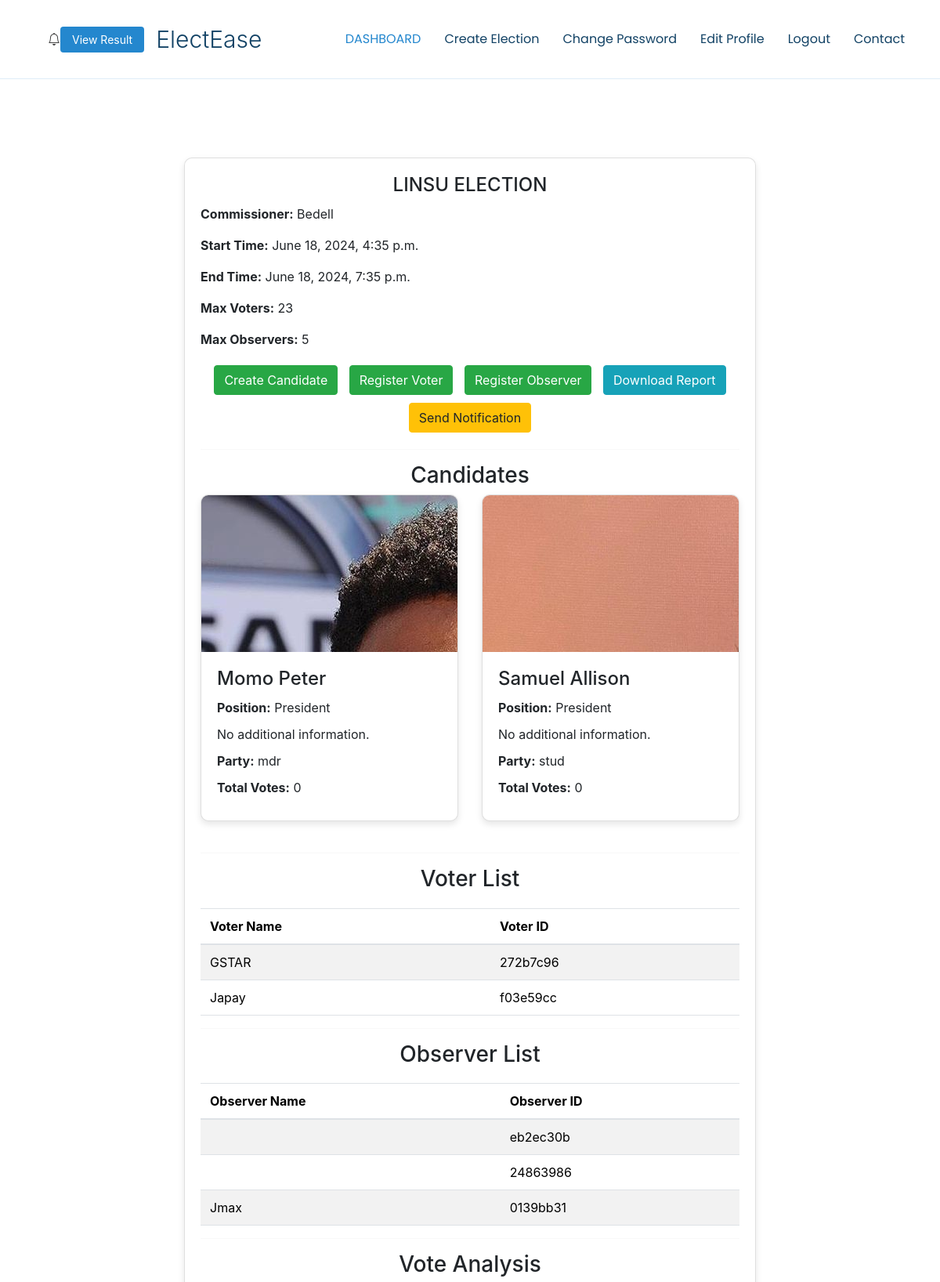
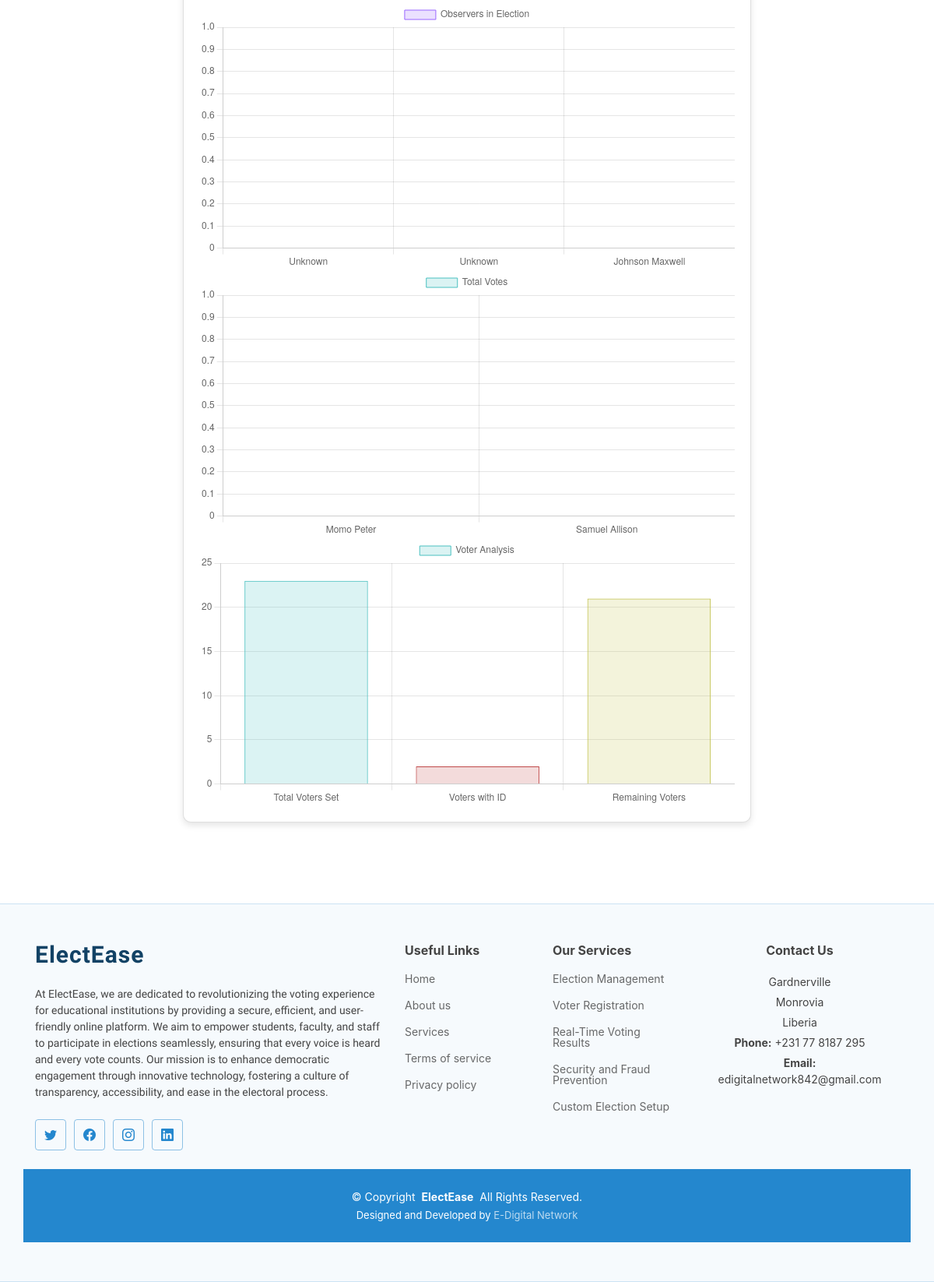
The app's page /election/1/ (signed in) with its own data (2 pictures, top to bottom).
### vote/models.py (models this page shows, shortened)
class Election(models.Model):
    name = models.CharField(max_length=100)
    commissioner = models.ForeignKey(User, on_delete=models.CASCADE, related_name='elections')
    start_time = models.DateTimeField()
    end_time = models.DateTimeField()
    max_voters = models.IntegerField()
    max_observers = models.IntegerField(default=0)  # New field for maximum number of observers
    uuid = models.UUIDField(default=uuid.uuid4, editable=False)  # Unique identifier
    commissioner_token = models.CharField(default=None, max_length=50, unique=True)  # Commissioner token field
    def has_ended(self):
        return self.end_time < timezone.now()

class Candidate(models.Model):
    election = models.ForeignKey(Election, on_delete=models.CASCADE, related_name='candidates', default=None)
    position = models.ForeignKey(Position, on_delete=models.CASCADE, related_name='candidates')
    name = models.CharField(max_length=50)
    about = models.TextField(verbose_name="About the Candidate", blank=True, default="No additional information.")
    total_vote = models.IntegerField(default=0, editable=False)
    party = models.CharField(max_length=50, choices=PARTY_CHOICES, default='Independent')
    image = models.ImageField(verbose_name="Candidate Pic", upload_to='images/')
    class Meta:
        verbose_name = "Candidate"
        verbose_name_plural = "Candidates"

class Position(models.Model):
    title = models.CharField(max_length=100, verbose_name="Position Title")
    class Meta:
        verbose_name = "Position"
        verbose_name_plural = "Positions"

class Voter(models.Model):
    user = models.ForeignKey(User, on_delete=models.CASCADE, related_name='voters', null=True, blank=True)
    election = models.ForeignKey(Election, on_delete=models.CASCADE, related_name='voters')
    voter_id = models.CharField(max_length=50, unique=True)
    can_vote = models.BooleanField(default=True)

class Observer(models.Model):
    user = models.ForeignKey(User, on_delete=models.CASCADE, related_name='observers', null=True, blank=True)
    election = models.ForeignKey(Election, on_delete=models.CASCADE, related_name='observers')
    observer_id = models.CharField(max_length=50, unique=True)

### vote/views.py (the view, shortened to what this page needs)
# urls.py: path('election/<int:election_id>/', views.electionDetailView, name='election_detail'),
@login_required
def electionDetailView(request, election_id):
    election = get_object_or_404(Election, pk=election_id)
    candidates = Candidate.objects.filter(election=election)
    voter_id = request.session.get('voter_id')
    observer_id = request.session.get('observer_id')
    if request.user.profile.role == 'voter' and not voter_id:
        return render(request, 'vote/voter_id_prompt.html', {'election': election})
    candidate_names = [candidate.name for candidate in candidates]
    votes = [candidate.total_vote for candidate in candidates]
    total_voters_set = election.max_voters
    total_voters_with_id = election.voters.count()
    remaining_voters = total_voters_set - total_voters_with_id
    observers = Observer.objects.filter(election=election)
    observer_names = [f"{observer.user.first_name} {observer.user.last_name}" if observer.user else "Unknown" for observer in observers]
    observer_count = len(observers)
    return render(request, 'vote/election_detail.html', {
        'election': election,
        'candidates': candidates,
        'candidate_names': candidate_names,
        'votes': votes,
        'has_ended': election.has_ended(),
        'total_voters_set': total_voters_set,
        'total_voters_with_id': total_voters_with_id,
        'remaining_voters': remaining_voters,
        'observer_names': observer_names,
        'observer_count': observer_count,
    })

### templates/vote/election_detail.html (shortened to what this page needs)
{% extends "base.html" %}
{% block content %}
<main class="main">
  <section class="section">
    <div class="container">
      <div class="row justify-content-center">
        <div class="col-lg-8">
          <div class="card mb-4">
            <div class="card-body">
              <h2 class="card-title text-center">{{ election.name }}</h2>
              <p><strong>Commissioner:</strong> {{ election.commissioner.username }}</p>
              <p><strong>Start Time:</strong> {{ election.start_time }}</p>
              <p><strong>End Time:</strong> {{ election.end_time }}</p>
              <p><strong>Max Voters:</strong> {{ election.max_voters }}</p>
              <p><strong>Max Observers:</strong> {{ election.max_observers }}</p>
              <div class="text-center mt-3">
                {% if request.user.profile.role == 'commissioner' %}
                <a href="{% url 'create_candidate' election.id %}" class="btn btn-success">Create Candidate</a>
                <a href="{% url 'register_voter' election.id %}" class="btn btn-success">Register Voter</a>
                <a href="{% url 'register_observer' election.id %}" class="btn btn-success">Register Observer</a>
                <a href="{% url 'generate_report' election.id %}" class="btn btn-info">Download Report</a>
                <a href="{% url 'create_notification' election.id %}" class="btn btn-warning">Send Notification</a>
            {% endif %}
              </div>
              <hr>
              <h3 class="text-center">Candidates</h3>
              <div class="row">
                {% for candidate in candidates %}
                <div class="col-md-6">
                  <div class="card mb-4">
                    <div class="card-img-top img-fluid" style="background-image: url('{{ candidate.image.url }}');"></div>
                    <div class="card-body">
                      <h5 class="card-title">{{ candidate.name }}</h5>
                      <p class="card-text"><strong>Position:</strong> {{ candidate.position.title }}</p>
                      <p class="card-text">{{ candidate.about }}</p>
                      <p class="card-text"><strong>Party:</strong> {{ candidate.party }}</p>
                      <p class="card-text"><strong>Total Votes:</strong> {{ candidate.total_vote }}</p>
                    </div>
                  </div>
                </div>
                {% endfor %}
              </div>
              <hr>
              {% if request.user.profile.role == 'commissioner' %}
              <h3 class="text-center">Voter List</h3>
              <table class="table table-striped">
                <thead>
                  <tr>
                    <th>Voter Name</th>
                    <th>Voter ID</th>
                  </tr>
                </thead>
                <tbody>
                  {% for voter in election.voters.all %}
                  <tr>
                    <td>{{ voter.user.username }}</td>
                    <td>{{ voter.voter_id }}</td>
                  </tr>
                  {% endfor %}
                </tbody>
              </table>
              <hr>
              <h3 class="text-center">Observer List</h3>
              <table class="table table-striped">
                <thead>
                  <tr>
                    <th>Observer Name</th>
                    <th>Observer ID</th>
                  </tr>
                </thead>
                <tbody>
                  {% for observer in election.observers.all %}
                  <tr>
                    <td>{{ observer.user.username }}</td>
                    <td>{{ observer.observer_id }}</td>
                  </tr>
                  {% endfor %}
                </tbody>
              </table>
              {% endif %}
              <hr>
              <h3 class="text-center">Vote Analysis</h3>
              <div class="text-center">
                <canvas id="observerChart"></canvas>
                <canvas id="voteChart"></canvas>
                <canvas id="voterChart"></canvas>
              </div>
            </div>
          </div>
        </div>
      </div>
    </div>
  </section>
</main>
<script>
    const ctx = document.getElementById('voteChart').getContext('2d');
    const voteChart = new Chart(ctx, {
        type: 'bar',
        data: {
            labels: {{ candidate_names|safe }},
            datasets: [{
                label: 'Total Votes',
                data: {{ votes|safe }},
                backgroundColor: 'rgba(75, 192, 192, 0.2)',
                borderColor: 'rgba(75, 192, 192, 1)',
                borderWidth: 1
            }]
        },
        options: {
            scales: {
                y: {
                    beginAtZero: true
                }
            }
        }
    });
    const voterCtx = document.getElementById('voterChart').getContext('2d');
    const voterChart = new Chart(voterCtx, {
        type: 'bar',
        data: {
            labels: ['Total Voters Set', 'Voters with ID', 'Remaining Voters'],
            datasets: [{
                label: 'Voter Analysis',
                data: [{{ total_voters_set }}, {{ total_voters_with_id }}, {{ remaining_voters }}],
                backgroundColor: ['rgba(75, 192, 192, 0.2)', 'rgba(192, 75, 75, 0.2)', 'rgba(192, 192, 75, 0.2)'],
                borderColor: ['rgba(75, 192, 192, 1)', 'rgba(192, 75, 75, 1)', 'rgba(192, 192, 75, 1)'],
                borderWidth: 1
            }]
        },
        options: {
            scales: {
                y: {
                    beginAtZero: true
                }
            }
        }
    });
    const observerCtx = document.getElementById('observerChart').getContext('2d');
    const observerChart = new Chart(observerCtx, {
        type: 'bar',
        data: {
            labels: {% if observer_names %} {{ observer_names|safe }} {% else %} ['No Observers'] {% endif %},
            datasets: [{
                label: 'Observers in Election',
                data: {% if observer_count %} {{ observer_count|safe }} {% else %} [0] {% endif %},
                backgroundColor: 'rgba(153, 102, 255, 0.2)',
                borderColor: 'rgba(153, 102, 255, 1)',
                borderWidth: 1
            }]
        },
        options: {
            scales: {
                y: {
                    beginAtZero: true
                }
            }
        }
    });
</script>
{% endblock %}

### templates/base.html (shortened to what this page needs)
{% load static %}
<HTml:5>
<HEad>
  {% load static %}
<link href="https://cdnjs.cloudflare.com/ajax/libs/font-awesome/5.15.3/css/all.min.css" rel="stylesheet">
<link href="https://stackpath.bootstrapcdn.com/bootstrap/5.3.0/css/bootstrap.min.css" rel="stylesheet">
<link href="{% static 'assets/vendor/bootstrap/css/bootstrap.min.css' %}" rel="stylesheet">
<link href="{% static 'assets/vendor/bootstrap-icons/bootstrap-icons.css' %}" rel="stylesheet">
<link href="{% static 'assets/vendor/aos/aos.css' %}" rel="stylesheet">
<link href="{% static 'assets/vendor/glightbox/css/glightbox.min.css' %}" rel="stylesheet">
<link href="{% static 'assets/vendor/swiper/swiper-bundle.min.css' %}" rel="stylesheet">
<link href="https://cdnjs.cloudflare.com/ajax/libs/bootstrap-icons/1.8.1/font/bootstrap-icons.min.css" rel="stylesheet">
<link href="{% static 'assets/css/main.css' %}" rel="stylesheet">
<link href="{% static 'autocomplete_light/select2.css' %}" rel="stylesheet">
    <link href="https://maxcdn.bootstrapcdn.com/bootstrap/4.0.0/css/bootstrap.min.css" rel="stylesheet">
</HEad>
<body class="index-page">
  <header id="header" class="header d-flex align-items-center sticky-top">
    <div class="container-fluid container-xl position-relative d-flex align-items-center">
        <a href="{% url 'home' %}" class="logo d-flex align-items-center me-auto">
            <h1 class="sitename"><bold>ElectEase</bold></h1>
        </a>
        <nav id="navmenu" class="navmenu">
            <ul>
                {% if request.user.is_authenticated %}
                    <li><a href="{% url 'dashboard' %}" class="active">DASHBOARD</a></li>
                    {% if request.user.profile.role == 'commissioner' %}
                        <li><a href="{% url 'create_election' %}">Create Election</a></li>
                    {% endif %}
                    <li><a href="{% url 'changepass' %}">Change Password</a></li>
                    <li><a href="{% url 'editprofile' %}">Edit Profile</a></li>
                    <li><a href="{% url 'logout' %}">Logout</a></li>
                {% else %}
                    <li><a href="{% url 'login' %}">Login</a></li>
                    <li><a href="{% url 'register' %}">Register</a></li>
                {% endif %}
                <li><a href="#contact">Contact</a></li>
            </ul>
        </nav>
        <div class="d-flex align-items-center">
          <div class="d-flex align-items-center">
            <div class="notification-bell position-relative ms-3" id="notification-bell">
                <i class="bi bi-bell"></i>
            </div>
        </div>
            {% if request.user.is_authenticated %}
                <a class="btn-getstarted" href="{% url 'result' %}">View Result</a>
            {% else %}
                <a class="btn-getstarted" href="{% url 'login' %}">Get Started</a>
            {% endif %}
        </div>
    </div>
</header>
    {% block content %}
    {% endblock %}
    <footer id="footer" class="footer">
      <div class="container footer-top">
        <div class="row gy-4">
          <div class="col-lg-5 col-md-12 footer-about">
            <a href="index.html" class="logo d-flex align-items-center">
              <span class="sitename">ElectEase</span>
            </a>
            <p>At ElectEase, we are dedicated to revolutionizing the voting experience for educational institutions by providing a secure, efficient, and user-friendly online platform. We aim to empower students, faculty, and staff to participate in elections seamlessly, ensuring that every voice is heard and every vote counts. Our mission is to enhance democratic engagement through innovative technology, fostering a culture of transparency, accessibility, and ease in the electoral process.</p>
            <div class="social-links d-flex mt-4">
              <a href="#" class="twitter"><i class="bi bi-twitter"></i></a>
              <a href="#" class="facebook"><i class="bi bi-facebook"></i></a>
              <a href="#" class="instagram"><i class="bi bi-instagram"></i></a>
              <a href="#" class="linkedin"><i class="bi bi-linkedin"></i></a>
            </div>
          </div>
          <div class="col-lg-2 col-6 footer-links">
            <h4>Useful Links</h4>
            <ul>
              <li><a href="#">Home</a></li>
              <li><a href="#">About us</a></li>
              <li><a href="#">Services</a></li>
              <li><a href="{% url 'terms_of_service' %}">Terms of service</a></li>
              <li><a href="{% url 'privacy_policy' %}">Privacy policy</a></li>
            </ul>
          </div>
<div class="col-lg-2 col-6 footer-links">
  <h4>Our Services</h4>
  <ul>
    <li><a href="#">Election Management</a></li>
    <li><a href="#">Voter Registration</a></li>
    <li><a href="#">Real-Time Voting Results</a></li>
    <li><a href="#">Security and Fraud Prevention</a></li>
    <li><a href="#">Custom Election Setup</a></li>
  </ul>
</div>
          <div class="col-lg-3 col-md-12 footer-contact text-center text-md-start">
            <h4>Contact Us</h4>
            <p>Gardnerville</p>
            <p>Monrovia</p>
            <p>Liberia</p>
            <p><strong>Phone:</strong> +231 77 8187 295</p>
            <p><strong>Email:</strong> edigitalnetwork842@gmail.com</p>
          </div>
        </div>
      </div>
  <div class="container copyright text-center mt-4">
    <p>© Copyright <strong class="px-1 sitename">ElectEase</strong> All Rights Reserved.</p>
    <div class="credits">
      Designed and Developed by <a href="https://www.edigitalnetwork.tech">E-Digital Network</a>
    </div>
  </div>
    </footer>
</body>
</html>

### records on screen
Election: name "LINSU ELECTION", commissioner.username "Bedell", start_time "June 18, 2024, 4:35 p.m.", end_time "June 18, 2024, 7:35 p.m.", max_voters "23", max_observers "5"
Candidate: image (picture), name "Momo Peter", position "President", about "No additional information.", party "mdr", total_vote "0"
Candidate: image (picture), name "Samuel Allison", position "President", about "No additional information.", party "stud", total_vote "0"
Voter: user.username "GSTAR", voter_id "272b7c96"
Voter: user.username "Japay", voter_id "f03e59cc"
Observer: observer_id "eb2ec30b"
Observer: observer_id "24863986"
Observer: user.username "Jmax", observer_id "0139bb31"

### other values on screen
chart data {{ candidate_names|safe }} ['Momo Peter', 'Samuel Allison']
chart data {{ votes|safe }} [0, 0]
chart data {{ total_voters_set }} 23
chart data {{ total_voters_with_id }} 2
